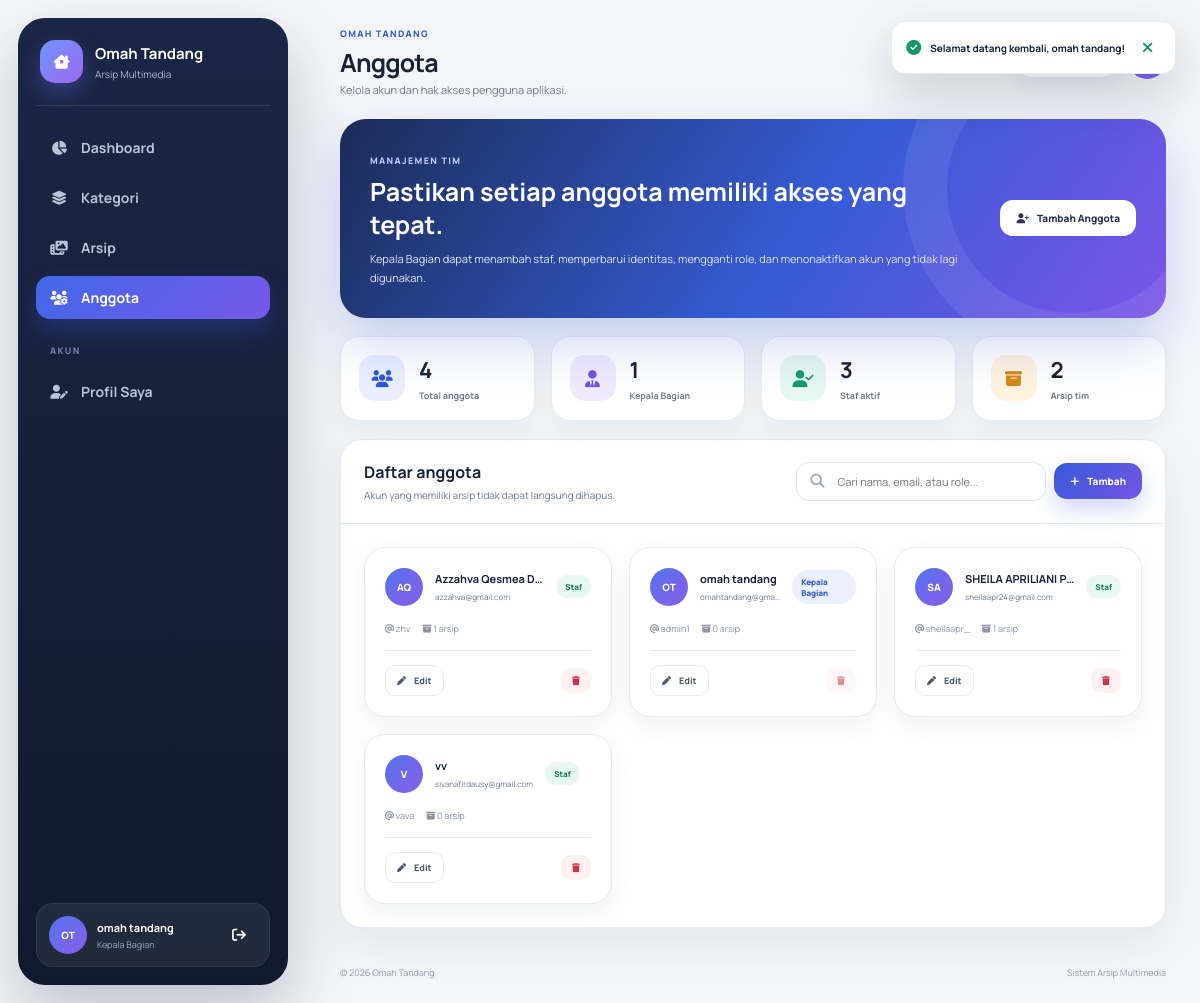
/build/pages/pengguna.php (signed in), run on the app's committed database.
### tables this page shows
CREATE TABLE `users` (
  `id` int NOT NULL,
  `nama` varchar(50) NOT NULL,
  `email` varchar(100) NOT NULL,
  `role` enum('kabag','staff') NOT NULL,
  `username` varchar(50) NOT NULL,
  `password` varchar(255) NOT NULL,
  `created` timestamp NOT NULL DEFAULT CURRENT_TIMESTAMP,
  `foto_profile` varchar(255) DEFAULT NULL
);

### build/pages/auth.php (called while the page is built, shortened)
<?php
function e($value): string { return htmlspecialchars((string)$value, ENT_QUOTES, 'UTF-8'); }
function db_scalar(mysqli $db,string $sql,$default=0){
    $r=mysqli_query($db,$sql); if(!$r)return $default; $row=mysqli_fetch_row($r); return $row[0]??$default;
}
function initials(string $name): string {
    $parts=preg_split('/\s+/',trim($name))?:[]; $out='';
    foreach(array_slice($parts,0,2) as $p){
        $char=function_exists('mb_substr')?mb_substr($p,0,1):substr($p,0,1);
        $out.=function_exists('mb_strtoupper')?mb_strtoupper($char):strtoupper($char);
    }
    return $out?:'U';
}
function avatar_src(?string $file): ?string {
    if(!$file)return null; $name=basename($file); $path=__DIR__.'/uploads/profile/'.$name;
    return is_file($path)?'uploads/profile/'.rawurlencode($name):null;
}
?>

### build/pages/pengguna.php (the view, shortened to what this page needs)
<?php
require_once __DIR__.'/auth.php';
require_once __DIR__.'/partials/layout.php';
$users=[];$r=mysqli_query($koneksi,"SELECT u.id,u.nama,u.email,u.role,u.username,u.created,u.foto_profile,COUNT(a.id_arsip) archive_count FROM users u LEFT JOIN arsip a ON a.uploaded_by=u.id GROUP BY u.id,u.nama,u.email,u.role,u.username,u.created,u.foto_profile ORDER BY u.nama");
if($r)while($x=mysqli_fetch_assoc($r))$users[]=$x;
$kabag=0;foreach($users as $u)if($u['role']==='kabag')$kabag++;
render_app_start('Anggota','Kelola akun dan hak akses pengguna aplikasi.','pengguna.php'); ?>
<section class="hero"><div class="hero-copy"><span class="hero-kicker">Manajemen Tim</span><h2>Pastikan setiap anggota memiliki akses yang tepat.</h2><p>Kepala Bagian dapat menambah staf, memperbarui identitas, mengganti role, dan menonaktifkan akun yang tidak lagi digunakan.</p></div><div class="hero-actions"><button class="btn btn-light" data-modal-open="createUser"><i class="fa-solid fa-user-plus"></i> Tambah Anggota</button></div></section>
<section class="stats-grid"><article class="stat-card"><span class="stat-icon blue"><i class="fa-solid fa-users"></i></span><div class="stat-copy"><strong><?=count($users)?></strong><span>Total anggota</span></div></article><article class="stat-card"><span class="stat-icon purple"><i class="fa-solid fa-user-tie"></i></span><div class="stat-copy"><strong><?=$kabag?></strong><span>Kepala Bagian</span></div></article><article class="stat-card"><span class="stat-icon green"><i class="fa-solid fa-user-check"></i></span><div class="stat-copy"><strong><?=count($users)-$kabag?></strong><span>Staf aktif</span></div></article><article class="stat-card"><span class="stat-icon orange"><i class="fa-solid fa-box-archive"></i></span><div class="stat-copy"><strong><?=(int)db_scalar($koneksi,'SELECT COUNT(*) FROM arsip')?></strong><span>Arsip tim</span></div></article></section>
<section class="panel section-gap"><header class="panel-header"><div class="panel-title"><h2>Daftar anggota</h2><p>Akun yang memiliki arsip tidak dapat langsung dihapus.</p></div><div class="toolbar"><label class="search-box"><i class="fa-solid fa-magnifying-glass"></i><input class="input" type="search" placeholder="Cari nama, email, atau role..." data-live-search=".user-card" data-empty-target="#userSearchEmpty"></label><button class="btn btn-primary" data-modal-open="createUser"><i class="fa-solid fa-plus"></i> Tambah</button></div></header><div class="panel-body">
<div class="user-grid"><?php foreach($users as $u):$av=avatar_src($u['foto_profile']);?><article class="user-card" data-search="<?=e($u['nama'].' '.$u['email'].' '.$u['username'].' '.$u['role'])?>"><div class="user-card-head"><span class="avatar avatar-sm"><?php if($av):?><img src="<?=e($av)?>" alt=""><?php else:?><?=e(initials($u['nama']))?><?php endif;?></span><div class="user-card-copy"><h3><?=e($u['nama'])?></h3><p><?=e($u['email'])?></p></div><span class="badge <?=$u['role']==='kabag'?'badge-primary':'badge-success'?>"><?=e($u['role']==='kabag'?'Kepala Bagian':'Staf')?></span></div><div class="card-meta"><span><i class="fa-solid fa-at"></i> <?=e($u['username'])?></span><span><i class="fa-solid fa-box-archive"></i> <?=(int)$u['archive_count']?> arsip</span></div><div class="card-actions"><button class="btn btn-outline btn-sm" onclick='editUser(<?=json_encode(["id"=>(int)$u["id"],"nama"=>$u["nama"],"email"=>$u["email"],"username"=>$u["username"],"role"=>$u["role"]],JSON_HEX_APOS|JSON_HEX_QUOT)?>)'><i class="fa-solid fa-pen"></i> Edit</button><form method="post" style="margin-left:auto"><?=csrf_field()?><input type="hidden" name="action" value="delete"><input type="hidden" name="id" value="<?=(int)$u['id']?>"><button class="btn btn-danger btn-sm" type="submit" <?=(int)$u['id']===(int)$_SESSION['id']?'disabled':''?> data-confirm="Hapus akun <?=e($u['nama'])?>?"><i class="fa-solid fa-trash"></i></button></form></div></article><?php endforeach;?></div><div id="userSearchEmpty" class="empty-state" hidden><i class="fa-solid fa-user-slash"></i><h3>Anggota tidak ditemukan</h3><p>Coba kata pencarian lain.</p></div>
</div></section>

### data on the page
users: nama "AQ", nama "Azzahva Qesmea D…", email "azzahva@gmail.com", role "Staf", username "zhv", archive_count "1"
users: nama "OT", nama "omah tandang", email "omahtandang@gm…", role "Kepala Bagian", username "admin1", archive_count "0"
users: nama "SA", nama "SHEILA APRILIANI…", email "sheilaapr24@gmail.com", role "Staf", username "sheilaapr_", archive_count "1"
users: nama "V", nama "vv", email "sivanafirdausy@gmail.com", role "Staf", username "vava", archive_count "0"

### other printed values
$label "Dashboard Kategori Arsip Anggota Profil Saya"
initials($name) "OT"
$name "omah tandang"
$role "Kepala Bagian"
$title "Anggota"
$subtitle "Kelola akun dan hak akses pengguna aplikasi."
$flash['message'] "Selamat datang kembali, omah tandang!"
count($users) "4"
$kabag "1"
count($users)-$kabag "3"
db_scalar($koneksi,'SELECT COUNT(*) FROM arsip') "2"
